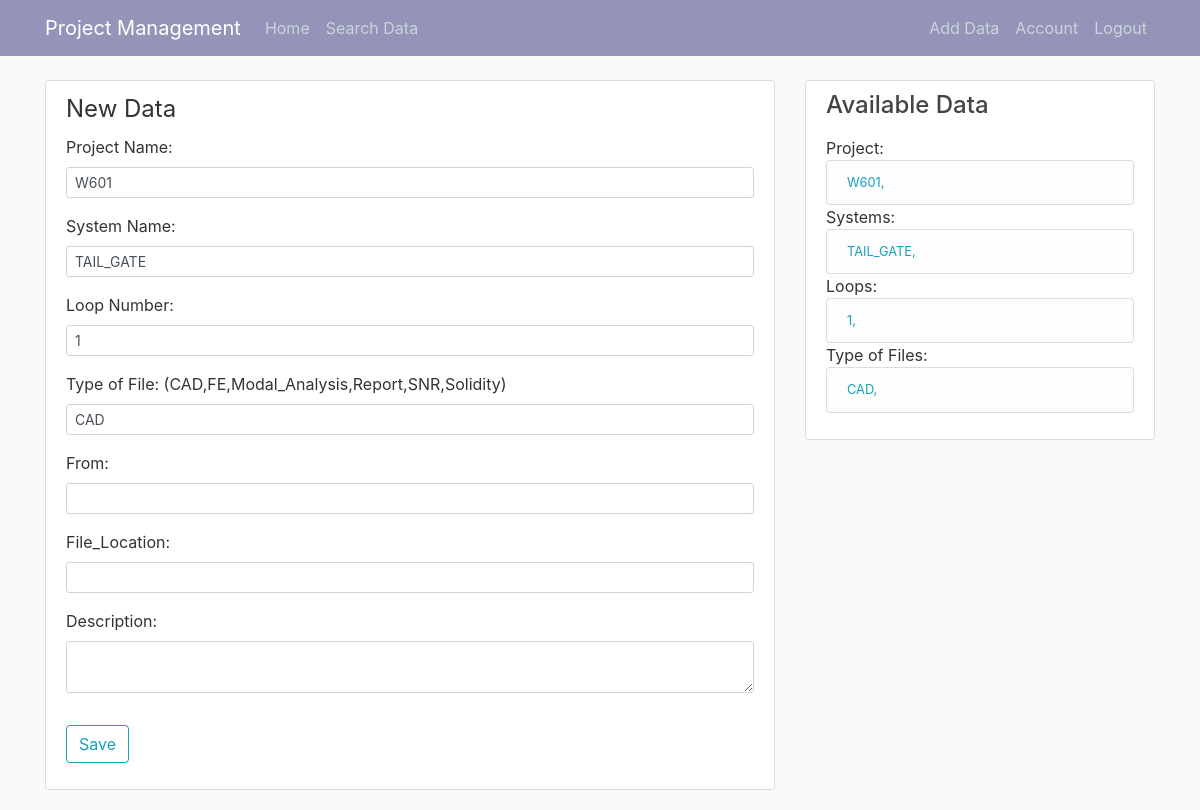
Screenshot of /data/new (signed in) with the database file from the repository.
### event_mang_app/models.py (models this page shows, shortened)
class Data(db.Model):
    id = db.Column(db.Integer, primary_key=True)
    project_name = db.Column(db.String(20), nullable=False)
    system_name = db.Column(db.String(20), nullable=False)
    loop_num = db.Column(db.Integer, nullable=False)
    type_file = db.Column(db.String(20), nullable=False)
    content = db.Column(db.Text, nullable=False)
    date_posted = db.Column(db.DateTime, nullable=False, default=datetime.now)
    sender = db.Column(db.String(20), nullable=False)
    file_path = db.Column(db.String(200), nullable=False)
    user_id = db.Column(db.Integer, db.ForeignKey('user.id'), nullable=False)
    identity_p = db.relationship('ProjectData', backref='project_identity', lazy=True)
    identity_s = db.relationship('SystemData', backref='system_identity', lazy=True)
    identity_l = db.relationship('LoopData', backref='loop_identity', lazy=True)
    identity_t = db.relationship('TypeData', backref='type_identity', lazy=True)

class ProjectData(db.Model):
    id = db.Column(db.Integer, primary_key=True)
    project = db.Column(db.String(20), nullable=False)
    data_id = db.Column(db.Integer, db.ForeignKey('data.id'), nullable=False)

class SystemData(db.Model):
    id = db.Column(db.Integer, primary_key=True)
    project = db.Column(db.String(20), nullable=False)
    data_id = db.Column(db.Integer, db.ForeignKey('data.id'), nullable=False)

class LoopData(db.Model):
    id = db.Column(db.Integer, primary_key=True)
    project = db.Column(db.Integer, nullable=False)
    data_id = db.Column(db.Integer, db.ForeignKey('data.id'), nullable=False)

class TypeData(db.Model):
    id = db.Column(db.Integer, primary_key=True)
    project = db.Column(db.String(20), nullable=False)
    data_id = db.Column(db.Integer, db.ForeignKey('data.id'), nullable=False)

### event_mang_app/data_routes.py (the view, shortened to what this page needs)
@app.route("/data/new", methods=['GET', 'POST'])
@login_required
def new_data():
    try:
        form = DataForm()
        dataa = Data.query.order_by(Data.id.desc()).first()  # to fill the form by previous data
        if request.method == 'GET':
            form.project_name.data = dataa.project_name
            form.system_name.data = dataa.system_name
            form.loop_num.data = dataa.loop_num
            form.type_file.data = dataa.type_file
    except:
        pass
    '''date = Data.query.all()
    for file in date:  # MODIFYING TIME
        file_loc = file.file_path
        try:
            modified_file1 = os.stat(file_loc).st_mtime
            modified_time1 = datetime.fromtimestamp(modified_file1)
            file.last_date_modified = modified_time1
        except:
            file.last_date_modified = file.last_date_modified
        db.session.commit()'''
    return render_template('add_data.html', title='New data', form=form, legend="New Data",
                           pro_details1=ProjectData.query.all(),
                           pro_details2=SystemData.query.all(), pro_details3=LoopData.query.all(),
                           pro_details4=TypeData.query.all())

### event_mang_app/forms.py
class DataForm(FlaskForm):
    project_name = StringField('Project Name: ', validators=[DataRequired()])
    system_name = StringField('System Name: ', validators=[DataRequired()])
    loop_num = IntegerField('Loop Number: ', validators=[DataRequired()])
    type_file = StringField('Type of File: ', validators=[DataRequired()])
    content = TextAreaField('Description:', validators=[DataRequired()])
    sender = StringField('From: ', validators=[DataRequired()])
    file_path = StringField('File_Location:', validators=[DataRequired()])
    submit = SubmitField('Save')

### event_mang_app/models.py (called while the page is built)
@login_manager.user_loader
def load_user(user_id):
    return User.query.get(int(user_id))

### event_mang_app/templates/add_data.html (shortened to what this page needs)
{% extends "base.html" %}
{% block content %}
<div class="content-section">
    <form method="POST" action="" enctype="multipart/form-data">
        <fieldset class="form-group">
            <legend class="border-bottom-mb-4">{{ legend }}</legend>
            <div class="form-group">
                {{ form.project_name.label(class="form-control-label") }}
                {% if form.project_name.errors %}
                    {{ form.project_name(class="form-control form-control-lg is-invalid") }}
            <div class="invalid-feedback">
                {% for error in form.project_name.errors %}
                    <span>{{ error }}</span>
                {% endfor %}
            </div>
                {% else %}
                    {{ form.project_name(class="form-control form-control-sm") }}
                {% endif %}
            </div>
            <div class="form-group">
                {{ form.system_name.label(class="form-control-label") }}
                {% if form.system_name.errors %}
                    {{ form.system_name(class="form-control form-control-lg is-invalid") }}
            <div class="invalid-feedback">
                {% for error in form.system_name.errors %}
                    <span>{{ error }}</span>
                {% endfor %}
            </div>
                {% else %}
                    {{ form.system_name(class="form-control form-control-sm") }}
                {% endif %}
            </div>
            <div class="form-group">
                {{ form.loop_num.label(class="form-control-label") }}
                {% if form.loop_num.errors %}
                    {{ form.loop_num(class="form-control form-control-lg is-invalid") }}
            <div class="invalid-feedback">
                {% for error in form.loop_num.errors %}
                    <span>{{ error }}</span>
                {% endfor %}
            </div>
                {% else %}
                    {{ form.loop_num(class="form-control form-control-sm") }}
                {% endif %}
            </div>
            <div class="form-group">
                {{ form.type_file.label(class="form-control-label") }} (CAD,FE,Modal_Analysis,Report,SNR,Solidity)
                {% if form.type_file.errors %}
                    {{ form.type_file(class="form-control form-control-lg is-invalid") }}
            <div class="invalid-feedback">
                {% for error in form.type_file.errors %}
                    <span>{{ error }}</span>
                {% endfor %}
            </div>
                {% else %}
                    {{ form.type_file(class="form-control form-control-sm") }}
                {% endif %}
            </div>
            <div class="form-group">
                {{ form.sender.label(class="form-control-label") }}
                    {% if form.sender.errors %}
                {{ form.sender(class="form-control form-control-lg is-invalid") }}
            <div class="invalid-feedback">
                {% for error in form.sender.errors %}
                    <span>{{ error }}</span>
                {% endfor %}
            </div>
                {% else %}
                    {{ form.sender(class="form-control form-control-sm") }}
                {% endif %}
            </div>
            <div class="form-group">
                {{ form.file_path.label(class="form-control-label") }}
                {% if form.file_path.errors %}
                    {{ form.file_path(class="form-control form-control-lg is-invalid") }}
            <div class="invalid-feedback">
                {% for error in form.file_path.errors %}
                    <span>{{ error }}</span>
                {% endfor %}
            </div>
                {% else %}
                    {{ form.file_path(class="form-control form-control-sm") }}
                {% endif %}
            </div>
            <div class="form-group">
                {{ form.content.label(class="form-control-label") }}
                {% if form.content.errors %}
                    {{ form.content(class="form-control form-control-lg is-invalid") }}
            <div class="invalid-feedback">
                {% for error in form.content.errors %}
                    <span>{{ error }}</span>
                {% endfor %}
            </div>
                {% else %}
                    {{ form.content(class="form-control form-control-sm") }}
                {% endif %}
            </div>
        </fieldset>
        <div class="form-group">
            {{ form.submit(class="btn btn-outline-info") }}
        </div>
    </form>
</div>
{% endblock content %}

### event_mang_app/templates/base.html (shortened to what this page needs)
<!DOCTYPE html>
<html>
<head>
    <link rel="stylesheet" href="https://maxcdn.bootstrapcdn.com/bootstrap/4.0.0/css/bootstrap.min.css">
    <link rel="stylesheet" type="text/css" href="{{ url_for('static', filename='main.css') }}">
</head>
<body>
    <header class="site-header mb-0">
      <nav class="navbar navbar-expand-md navbar-dark bg-steel fixed-top mb-0" style="background-color: #9494b8; ">
        <div class="container">
          <a class="navbar-brand mr-3 mb-0" href="/" style="color: #ffffff;">Project Management</a>
          <div class="collapse navbar-collapse" id="navbarToggle">
              <div class="navbar-nav mr-auto">
                  <a class="nav-item nav-link mb-0" href="{{ url_for('home') }}">Home</a>
                  <a class="nav-item nav-link mb-0" href="{{ url_for('search') }}">Search Data</a>
              </div>
            <div class="navbar-nav">
                {% if current_user.is_authenticated %}
                    <a class="nav-item nav-link mb-0" href="{{ url_for('new_data') }}">Add Data</a>
                    <a class="nav-item nav-link mb-0" href="{{ url_for('account') }}">Account</a>
                    <a class="nav-item nav-link mb-0" href="{{ url_for('logout') }}">Logout</a>
                {% else %}
                <a class="nav-item nav-link mb-0" href="{{ url_for('login') }}">Login</a>
                <a class="nav-item nav-link mb-0" href="{{ url_for('register') }}">Register</a>
                {% endif %}
            </div>
          </div>
        </div>
      </nav>
    </header>
    <main role="main" class="container">
      <div class="row">
        <div class="col-md-8">
          {% block content %}{% endblock %}
        </div>
        <div class="col-md-4">
          <div class="content-section">
            <h4>Available Data</h4>
            <p class='text-muted'>
              <ul class="list-group">
              Project:<small><li class="list-group-item list-group-item-light text-info">
                  {% if pro_details1 != None %}
                    {% for i in pro_details1 %}
                        {{ i.project }},
                    {% endfor %}
                  {% endif %}
              </li></small>
              Systems:<small><li class="list-group-item list-group-item-light text-info">
                  {% if pro_details2 != None %}
                    {% for i in pro_details2 %}
                        {{ i.project }},
                    {% endfor %}
                  {% endif %}
              </li></small>
              Loops:<small><li class="list-group-item list-group-item-light text-info">
                  {% if pro_details3 != None %}
                    {% for i in pro_details3 %}
                        {{ i.project }},
                    {% endfor %}
                  {% endif %}
              </li></small>
              Type of Files:<small><li class="list-group-item list-group-item-light text-info">
                  {% if pro_details4 != None %}
                    {% for i in pro_details4 %}
                        {{ i.project }},
                    {% endfor %}
                  {% endif %}
              </li></small>
              </ul>
            </p>
          </div>
        </div>
      </div>
    </main>
</body>
</html>

### event_mang_app/static/main.css (style rules this page uses)
body { background: #fafafa; color: #333333; margin-top: 5rem; }
h1, h2, h3, h4, h5, h6 { color: #444444; }
.bg-steel { background-color: #5f788a; }
.site-header .navbar-nav .nav-link { color: #cbd5db; }
.content-section { background: #ffffff; padding: 10px 20px; border: 1px solid #dddddd; border-radius: 3px; margin-bottom: 20px; }

### rows the page displays
Data: project_name "W601", system_name "TAIL_GATE", loop_num "1", type_file "CAD"
ProjectData: project "W601"
SystemData: project "TAIL_GATE"
LoopData: project "1"
TypeData: project "CAD"

### other values shown
{{ legend }} "New Data"
